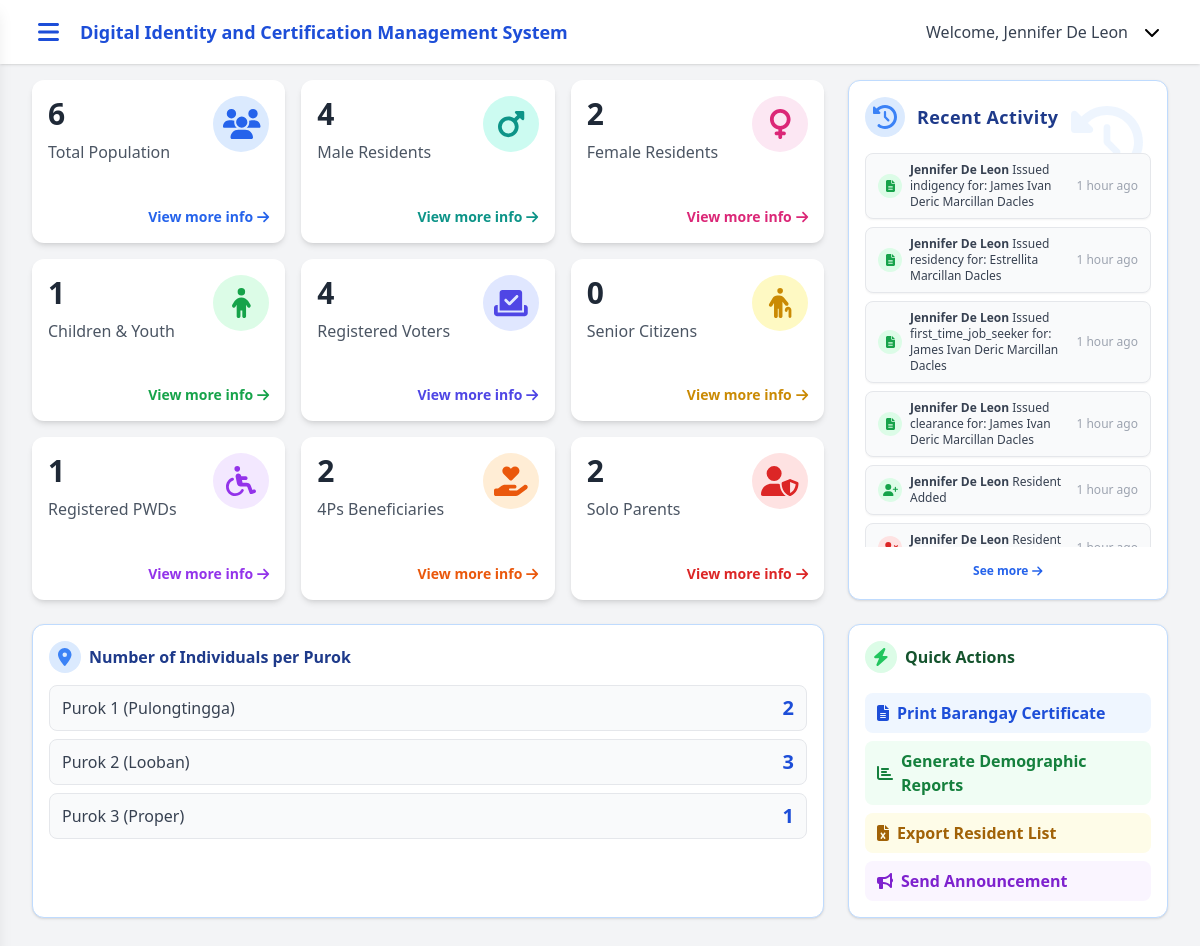
/dashboard.php (signed in), run on the app's committed database.
### tables this page shows
CREATE TABLE `system_settings` (
  `id` int(11) NOT NULL AUTO_INCREMENT,
  `setting_key` varchar(100) NOT NULL,
  `setting_value` text DEFAULT NULL,
  `description` text DEFAULT NULL,
  `created_at` timestamp NOT NULL DEFAULT current_timestamp(),
  `updated_at` timestamp NOT NULL DEFAULT current_timestamp() ON UPDATE current_timestamp(),
  PRIMARY KEY (`id`),
  UNIQUE KEY `setting_key` (`setting_key`),
  UNIQUE KEY `uk_setting_key` (`setting_key`),
  KEY `idx_setting_key` (`setting_key`)
);

CREATE TABLE `users` (
  `id` int(11) NOT NULL AUTO_INCREMENT,
  `username` varchar(50) NOT NULL,
  `email` varchar(100) NOT NULL,
  `password` varchar(255) NOT NULL,
  `first_name` varchar(100) NOT NULL,
  `last_name` varchar(100) NOT NULL,
  `role` varchar(20) NOT NULL DEFAULT 'secretary',
  `reset_token` varchar(100) DEFAULT NULL,
  `reset_token_expires_at` datetime DEFAULT NULL,
  `created_at` timestamp NOT NULL DEFAULT current_timestamp(),
  `updated_at` timestamp NOT NULL DEFAULT current_timestamp() ON UPDATE current_timestamp(),
  PRIMARY KEY (`id`),
  UNIQUE KEY `username` (`username`),
  UNIQUE KEY `email` (`email`),
  KEY `idx_username` (`username`),
  KEY `idx_email` (`email`),
  KEY `idx_reset_token` (`reset_token`)
);

CREATE TABLE `audit_trail` (
  `id` int(11) NOT NULL AUTO_INCREMENT,
  `user_id` int(11) DEFAULT NULL,
  `action` varchar(255) NOT NULL,
  `details` text DEFAULT NULL,
  `ip_address` varchar(45) DEFAULT NULL,
  `user_agent` text DEFAULT NULL,
  `timestamp` timestamp NOT NULL DEFAULT current_timestamp(),
  `created_at` timestamp NOT NULL DEFAULT current_timestamp(),
  PRIMARY KEY (`id`),
  KEY `fk_audit_user` (`user_id`),
  KEY `idx_timestamp` (`timestamp`),
  KEY `idx_action` (`action`),
  KEY `idx_ip_address` (`ip_address`),
  KEY `idx_audit_trail_recent` (`timestamp`,`user_id`),
  CONSTRAINT `fk_audit_user` FOREIGN KEY (`user_id`) REFERENCES `users` (`id`) ON DELETE SET NULL ON UPDATE CASCADE
);

CREATE TABLE `purok` (
  `id` int(11) NOT NULL AUTO_INCREMENT,
  `name` varchar(100) NOT NULL,
  `description` text DEFAULT NULL,
  `created_at` timestamp NOT NULL DEFAULT current_timestamp(),
  `updated_at` timestamp NOT NULL DEFAULT current_timestamp() ON UPDATE current_timestamp(),
  PRIMARY KEY (`id`),
  UNIQUE KEY `uk_purok_name` (`name`),
  KEY `idx_purok_name` (`name`)
);

### dashboard.php (the view, shortened to what the rows shown need)
<?php
$conn = new mysqli(DB_HOST, DB_USER, DB_PASS, DB_NAME);
$user_id = $_SESSION['user_id'];
$user_first_name = '';
$user_last_name = '';
$stmt = $conn->prepare('SELECT first_name, last_name FROM users WHERE id = ?');
$stmt->bind_param('i', $user_id);
$stmt->execute();
$stmt->bind_result($user_first_name, $user_last_name);
$user_full_name = trim($user_first_name . ' ' . $user_last_name);
$title_result = $conn->query("SELECT setting_value FROM system_settings WHERE setting_key='system_title' LIMIT 1");
if ($title_result && $title_row = $title_result->fetch_assoc()) {
    if (!empty($title_row['setting_value'])) {
        $system_title = $title_row['setting_value'];
    }
}
$purok_list = [];
$purok_stats = [];
$purok_result = $conn->query("SELECT id, name FROM purok ORDER BY id ASC");
if ($purok_result) {
    while ($row = $purok_result->fetch_assoc()) {
        $purok_list[] = [
            'id' => $row['id'],
            'name' => $row['name']
        ];
        $purok_stats[$row['id']] = 0;
    }
}
if (!empty($purok_list)) {
    $purok_ids = array_column($purok_list, 'id');
    $purok_id_in = implode(',', array_map('intval', $purok_ids));
    $purok_query = "SELECT purok_id, COUNT(*) as total FROM individuals WHERE purok_id IN ($purok_id_in) GROUP BY purok_id";
    $purok_result2 = $conn->query($purok_query);
    if ($purok_result2) {
        while ($row = $purok_result2->fetch_assoc()) {
            $purok_stats[$row['purok_id']] = (int)$row['total'];
        }
    }
}
$conn->query("UPDATE individuals SET is_pwd = 0 WHERE is_pwd IS NULL");
$conn->query("UPDATE individuals SET is_4ps = 0 WHERE is_4ps IS NULL");
$conn->query("UPDATE individuals SET is_voter = 0 WHERE is_voter IS NULL");
$conn->query("UPDATE individuals SET is_solo_parent = 0 WHERE is_solo_parent IS NULL");
$conn->query("UPDATE individuals SET is_pregnant = 0 WHERE is_pregnant IS NULL");
?>
<!DOCTYPE html>
<html lang="en">
<head>
    <script src="https://cdn.tailwindcss.com"></script>
    <link rel="stylesheet" href="https://cdnjs.cloudflare.com/ajax/libs/font-awesome/6.5.2/css/all.min.css?v=<?php echo time(); ?>" />
</head>
<body class="bg-gray-100 min-h-screen flex flex-col">
    <?php include 'navigation.php'; ?>
    <div id="mainContent" class="flex-1 transition-all duration-300 ease-in-out p-2 md:px-0 md:pt-4 mt-16 flex flex-col items-center">
        <div class="w-full px-4 md:px-8">
            <div class="w-full flex flex-row gap-6 mb-6 justify-end">
                <div class="bg-white rounded-xl shadow p-4 border border-blue-200 transition relative overflow-hidden flex flex-col w-full max-w-xs" style="height: 520px;">
                    <div class="flex items-center gap-3 mb-4 z-10 relative tracking-wide">
                        <h2 class="text-lg font-bold text-blue-900">Recent Activity</h2>
                    </div>
                    <div class="flex-1 overflow-y-auto z-10 relative">
                        <?php
                        $recent_activities = [];
                        $activity_sql = "SELECT a.*, u.first_name, u.last_name, UNIX_TIMESTAMP(a.timestamp) as unix_timestamp FROM audit_trail a LEFT JOIN users u ON a.user_id = u.id ORDER BY a.timestamp DESC LIMIT 10";
                        $activity_result = $conn->query($activity_sql);
                        if ($activity_result) {
                            while ($act = $activity_result->fetch_assoc()) {
                                $recent_activities[] = $act;
                            }
                        }
                        function getTimestampForJS($unix_timestamp) {
                            return $unix_timestamp * 1000;
                        }
                        function formatActivityMessage($action, $details, $user_name) {
                            $action_lower = strtolower($action);
                            $parsed_details = json_decode($details, true);
                            if (strpos($action_lower, 'certificate') !== false && strpos($action_lower, 'generated') !== false) {
                                if ($parsed_details && isset($parsed_details['resident_name'])) {
                                    $cert_type = isset($parsed_details['certificate_type']) ? $parsed_details['certificate_type'] : 'Certificate';
                                    return "Issued " . htmlspecialchars($cert_type) . " for: " . htmlspecialchars($parsed_details['resident_name']);
                                }
                                return "Issued a certificate";
                            }
                            $clean_action = ucfirst(str_replace(['_', '-'], ' ', $action));
                            return $clean_action;
                        }
                        $action_icons = [
                            'add' => ['icon' => 'fa-user-plus', 'bg' => 'bg-green-100', 'color' => 'text-green-600'],
                            'update' => ['icon' => 'fa-user-edit', 'bg' => 'bg-blue-100', 'color' => 'text-blue-600'],
                            'edit' => ['icon' => 'fa-user-edit', 'bg' => 'bg-blue-100', 'color' => 'text-blue-600'],
                            'delete' => ['icon' => 'fa-user-times', 'bg' => 'bg-red-100', 'color' => 'text-red-600'],
                            'login' => ['icon' => 'fa-sign-in-alt', 'bg' => 'bg-blue-100', 'color' => 'text-blue-600'],
                            'logout' => ['icon' => 'fa-sign-out-alt', 'bg' => 'bg-blue-100', 'color' => 'text-blue-600'],
                            'certificate' => ['icon' => 'fa-file-alt', 'bg' => 'bg-green-100', 'color' => 'text-green-600'],
                            'report' => ['icon' => 'fa-chart-bar', 'bg' => 'bg-purple-100', 'color' => 'text-purple-600'],
                            'announcement' => ['icon' => 'fa-bullhorn', 'bg' => 'bg-orange-100', 'color' => 'text-orange-600'],
                            'password' => ['icon' => 'fa-key', 'bg' => 'bg-yellow-100', 'color' => 'text-yellow-600'],
                            'settings' => ['icon' => 'fa-cog', 'bg' => 'bg-gray-100', 'color' => 'text-gray-600'],
                            'official' => ['icon' => 'fa-user-tie', 'bg' => 'bg-indigo-100', 'color' => 'text-indigo-600'],
                            'test' => ['icon' => 'fa-flask', 'bg' => 'bg-pink-100', 'color' => 'text-pink-600'],
                            'default' => ['icon' => 'fa-history', 'bg' => 'bg-purple-100', 'color' => 'text-purple-600'],
                        ];
                        echo '<ul class="flex flex-col gap-2 text-gray-700 text-xs">';
                        if (count($recent_activities) === 0) {
                            echo '<li class="text-center text-gray-400 py-6">No recent activity found.</li>';
                        } else {
                            foreach ($recent_activities as $activity) {
                                $user = trim(($activity['first_name'] ?? '') . ' ' . ($activity['last_name'] ?? ''));
                                $action = strtolower($activity['action']);
                                $icon_info = $action_icons['default'];
                                foreach ($action_icons as $key => $info) {
                                    if (strpos($action, $key) !== false) {
                                        $icon_info = $info;
                                        break;
                                    }
                                }
                                $timestamp_js = getTimestampForJS($activity['unix_timestamp']);
                                $formatted_message = formatActivityMessage($activity['action'], $activity['details'], $user);
                                echo '<li class="recent-activity-item group flex flex-col" data-timestamp="' . $timestamp_js . '">';
                                echo '<div class="flex items-center gap-2 bg-gray-50 rounded-lg px-3 py-2 shadow-sm border border-gray-200 relative overflow-hidden recent-activity-hover">';
                                echo '<span class="inline-flex items-center justify-center w-6 h-6 rounded-full ' . $icon_info['bg'] . '"><i class="fas ' . $icon_info['icon'] . ' ' . $icon_info['color'] . ' text-xs"></i></span>';
                                echo '<div class="break-words flex-1">';
                                echo '<div class="flex items-center justify-between">';
                                echo '<span>';
                                if ($user) {
                                    echo '<strong class="font-semibold">' . htmlspecialchars($user) . '</strong> ';
                                }
                                echo $formatted_message;
                                echo '</span>';
                                echo '<span class="time-display text-xs text-gray-400 ml-2 whitespace-nowrap"></span>';
                                echo '</div>';
                                echo '</div>';
                                echo '</div>';
                                echo '</li>';
                            }
                        }
                        echo '</ul>';
                        ?>
                    </div>
                </div>
            </div>
            </div>
            <div class="w-full flex flex-row gap-6 mb-6 px-4 md:px-8">
                <div class="bg-white rounded-xl shadow p-4 border border-blue-200 flex-1 min-w-0">
                    <div class="flex items-center gap-2 mb-3">
                        <h2 class="text-base font-bold text-blue-900">Number of Individuals per Purok</h2>
                    </div>
                    <div class="flex flex-col gap-2">
                        <?php foreach ($purok_list as $purok): ?>
                            <div class="flex items-center justify-between px-3 py-2 bg-gray-50 rounded-lg border border-gray-200">
                                <span class="font-medium text-gray-700"><?php echo htmlspecialchars($purok['name']); ?></span>
                                <span class="text-xl font-bold text-blue-700"><?php echo isset($purok_stats[$purok['id']]) ? $purok_stats[$purok['id']] : 0; ?></span>
                            </div>
                        <?php endforeach; ?>
                    </div>
                </div>
                <div class="bg-white rounded-xl shadow p-4 border border-blue-200 w-full max-w-xs flex flex-col min-w-[260px]">
                    <div class="flex items-center gap-2 mb-3">
                        <h2 class="text-base font-bold text-green-900">Quick Actions</h2>
                    </div>
                </div>
            </div>
        </div>
</body>
</html>

### navigation.php (shortened to what the rows shown need)
<nav class="fixed top-0 left-0 right-0 z-30 bg-white shadow flex items-center justify-between h-16 px-4 md:px-8">
    <div class="flex items-center gap-2">
        <button id="menuBtn" class="h-8 w-8 mr-2 flex items-center justify-center text-blue-700 focus:outline-none">
            <i class="fas fa-bars text-2xl"></i>
        </button>
        <span class="font-bold text-lg text-blue-700"><?php echo htmlspecialchars($system_title); ?></span>
    </div>
    <div class="relative flex items-center gap-2">
        <span class="hidden sm:inline text-gray-700 font-medium">Welcome, <?php echo htmlspecialchars($user_full_name); ?></span>
        <button id="userDropdownBtn" class="focus:outline-none flex items-center gap-1 px-2 py-1 rounded hover:bg-gray-100">
            <i class="fas fa-chevron-down"></i>
        </button>
    </div>
</nav>

### data on the page
system_settings: setting_value "Digital Identity and Certification Management System"
users: user_full_name "Jennifer De Leon"
audit_trail: user.last_name "Jennifer De Leon", formatted_message "Issued indigency for: James Ivan Deric Marcillan Dacles"
audit_trail: user.last_name "Jennifer De Leon", formatted_message "Issued residency for: Estrellita Marcillan Dacles"
audit_trail: user.last_name "Jennifer De Leon", formatted_message "Issued first_time_job_seeker for: James Ivan Deric Marcillan Dacles"
audit_trail: user.last_name "Jennifer De Leon", formatted_message "Issued clearance for: James Ivan Deric Marcillan Dacles"
audit_trail: user.last_name "Jennifer De Leon", action "Resident Added"
audit_trail: user.last_name "Jennifer De Leon", action "Resident…"
purok: name "Purok 1 (Pulongtingga)", id "2"
purok: name "Purok 2 (Looban)", id "3"
purok: name "Purok 3 (Proper)", id "1"

### other printed values
$value "6"
$title "Total Population"
$value "4"
$title "Male Residents"
$value "2"
$title "Female Residents"
$value "1"
$title "Children & Youth"
$title "Registered Voters"
$value "0"
$title "Senior Citizens"
$title "Registered PWDs"
$title "4Ps Beneficiaries"
$title "Solo Parents"
